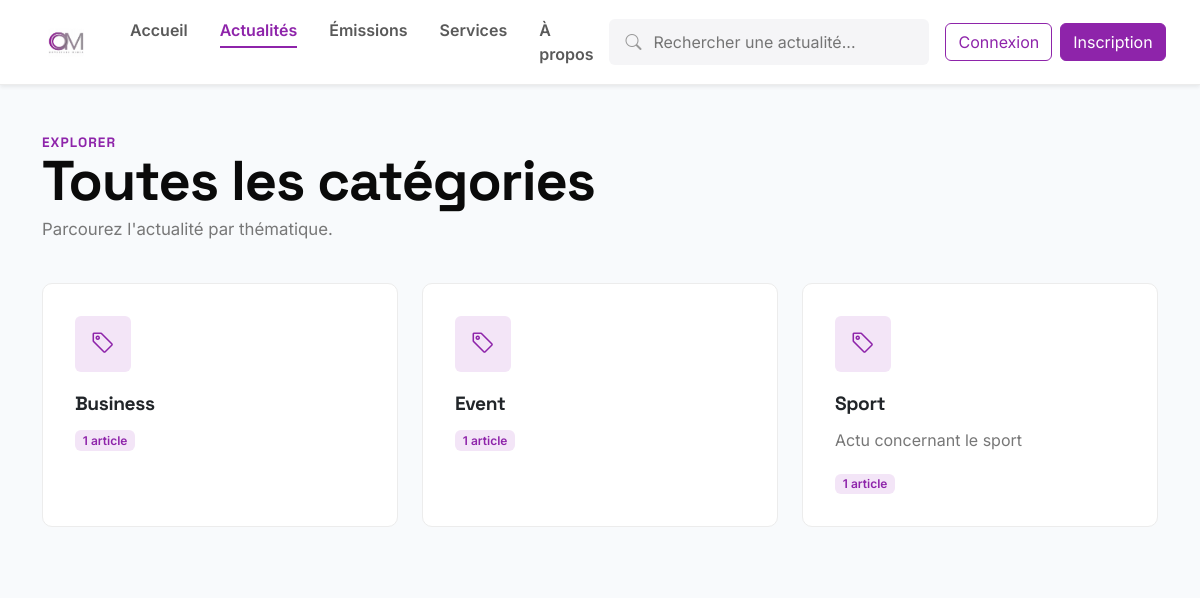
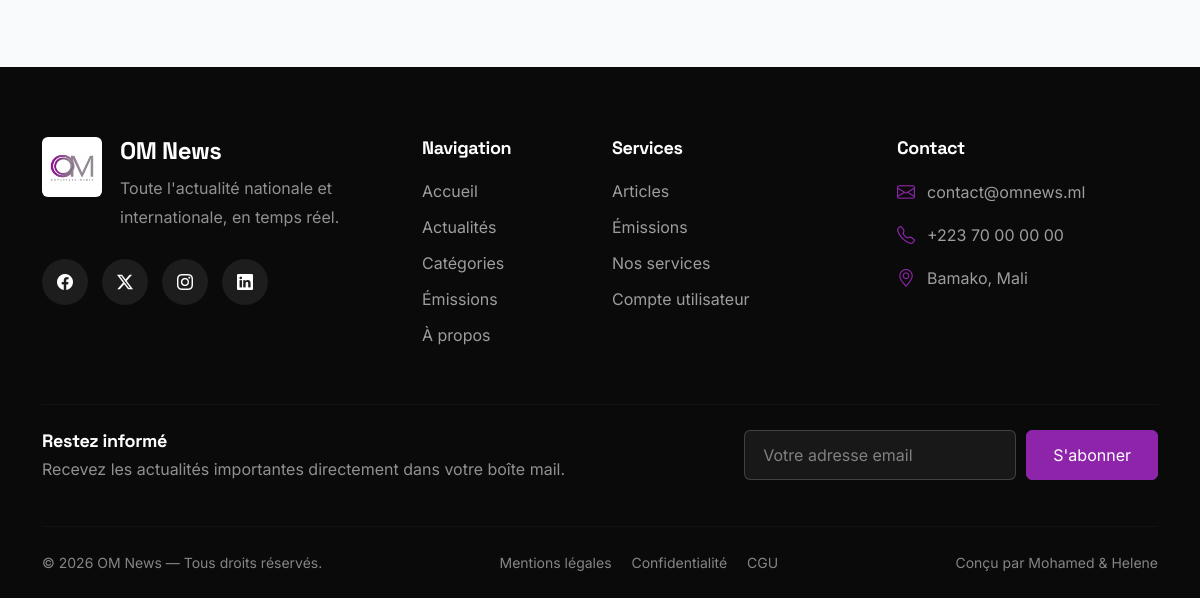
The page /blog/categories/ on the database as committed earlier (2 pictures, top to bottom).
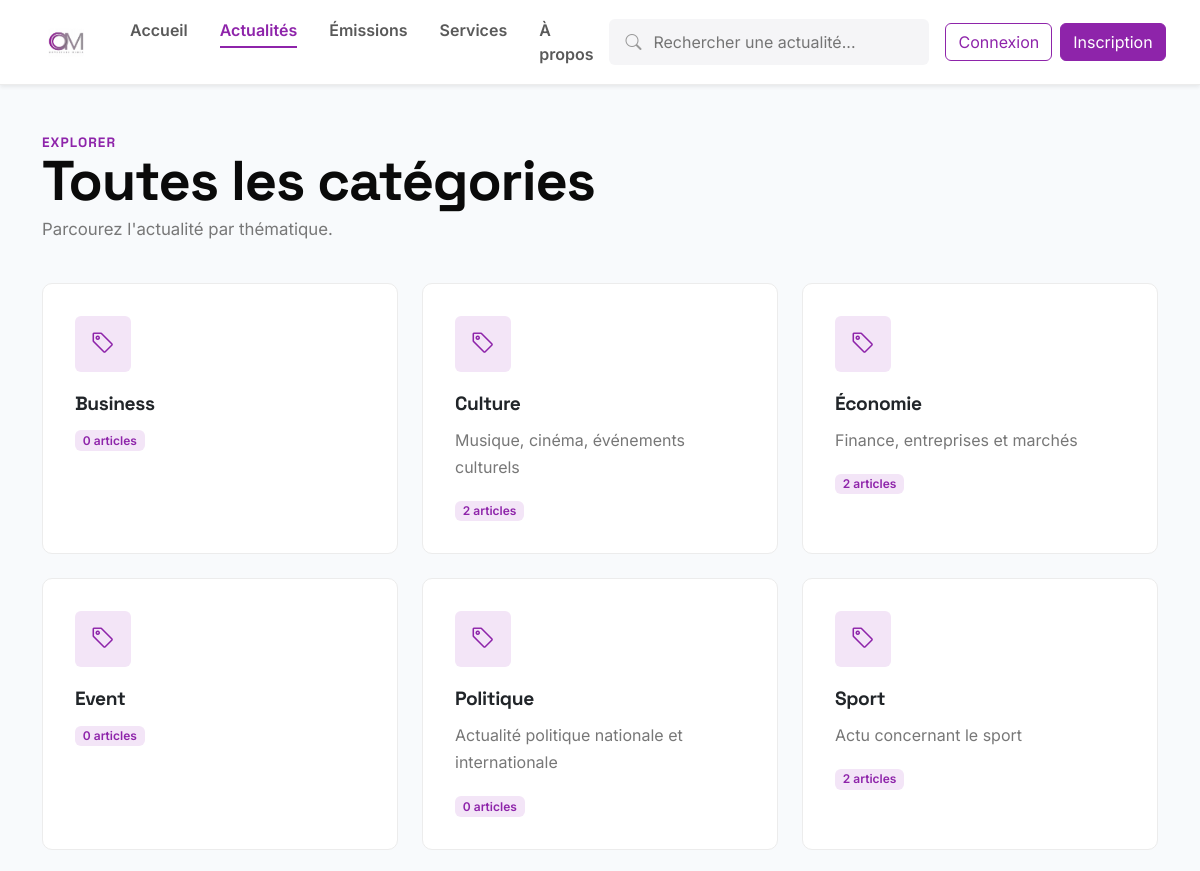
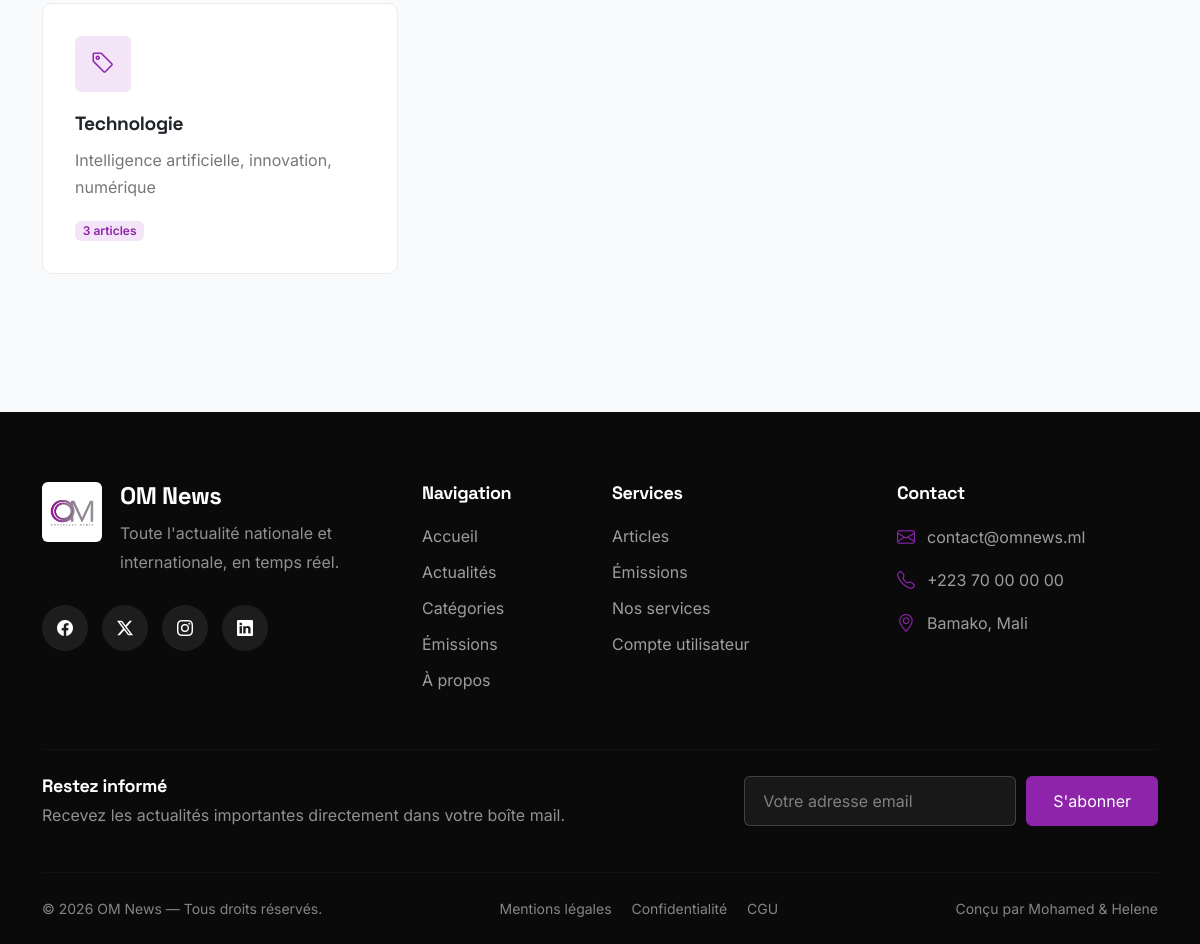
The same page on the database as committed later (2 pictures, top to bottom).
### blog/models.py (models this page shows, shortened)
class Category(models.Model):
    name = models.CharField(max_length=100, unique=True)
    slug = models.SlugField(
        unique=True,
        blank=True
    )
    description = models.TextField(blank=True)
    created_at = models.DateTimeField(auto_now_add=True)
    class Meta:
        ordering = ["name"]
        verbose_name = "Catégorie"
        verbose_name_plural = "Catégories"

### blog/views.py (the view)
# urls.py: path("categories/", views.categories_index, name="blog.categories"),
def categories_index(request):
    categories = Category.objects.annotate(
        published_count=models.Count(
            "posts",
            filter=models.Q(posts__status="Published")
        )
    )
    return render(
        request,
        "blog/categories.html",
        {"categories": categories}
    )

### dashboard/context_processors.py (called while the page is built, shortened)
def sidebar_counts(request):
    if not request.path.startswith("/dashboard/"):
        return {}

### blog/templates/blog/categories.html (shortened to what this page needs)
{% extends 'base.html' %}
{% block content %}
<div class="container py-5">
  <div class="page-header">
    <div class="eyebrow">Explorer</div>
    <h1>Toutes les catégories</h1>
    <p>Parcourez l'actualité par thématique.</p>
  </div>
  <div class="row g-4">
    {% for category in categories %}
    <div class="col-lg-4 col-md-6">
      <a href="{% url 'blog.category_detail' category.slug %}" class="text-decoration-none">
        <div class="service-card">
          <div class="service-icon"><i class="bi bi-tag"></i></div>
          <h4 class="text-dark">{{ category.name }}</h4>
          {% if category.description %}
          <p class="mb-3">{{ category.description }}</p>
          {% endif %}
          <span class="badge rounded-pill badge-brand">
            {{ category.published_count }} article{{ category.published_count|pluralize }}
          </span>
        </div>
      </a>
    </div>
    {% empty %}
    <div class="col-12">
      <div class="alert alert-warning">Aucune catégorie pour le moment.</div>
    </div>
    {% endfor %}
  </div>
</div>
{% endblock %}

Rows that differ between the two databases and show on the page:
computed for Category "Business": published_count "1" → "0"
added Category: name "Culture", description "Musique, cinéma, événements culturels", published_count "2"
added Category: name "Économie", description "Finance, entreprises et marchés", published_count "2"
computed for Category "Event": published_count "1" → "0"
added Category: name "Politique", description "Actualité politique nationale et internationale", published_count "0"
computed for Category "Sport": published_count "1" → "2"
added Category: name "Technologie", description "Intelligence artificielle, innovation, numérique", published_count "3"
